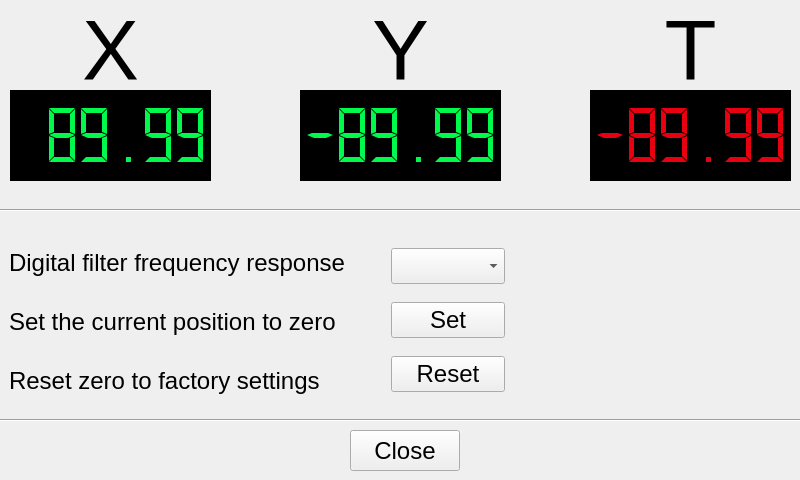
<?xml version="1.0" encoding="UTF-8"?>
<ui version="4.0">
 <class>InclinometerView</class>
 <widget class="QWidget" name="InclinometerView">
  <property name="geometry">
   <rect>
    <x>0</x>
    <y>0</y>
    <width>800</width>
    <height>480</height>
   </rect>
  </property>
  <property name="windowTitle">
   <string>Inclinometer</string>
  </property>
  <property name="autoFillBackground">
   <bool>true</bool>
  </property>
  <widget class="QLCDNumber" name="lcd_x">
   <property name="geometry">
    <rect>
     <x>10</x>
     <y>90</y>
     <width>201</width>
     <height>91</height>
    </rect>
   </property>
   <property name="font">
    <font>
     <weight>50</weight>
     <bold>false</bold>
    </font>
   </property>
   <property name="autoFillBackground">
    <bool>false</bool>
   </property>
   <property name="styleSheet">
    <string notr="true">color: #00fa4b;
background-color: #000;</string>
   </property>
   <property name="smallDecimalPoint">
    <bool>false</bool>
   </property>
   <property name="numDigits">
    <number>6</number>
   </property>
   <property name="digitCount">
    <number>6</number>
   </property>
   <property name="mode">
    <enum>QLCDNumber::Dec</enum>
   </property>
   <property name="segmentStyle">
    <enum>QLCDNumber::Flat</enum>
   </property>
   <property name="value" stdset="0">
    <double>89.989999999999995</double>
   </property>
  </widget>
  <widget class="QLabel" name="label_x">
   <property name="geometry">
    <rect>
     <x>70</x>
     <y>10</y>
     <width>81</width>
     <height>81</height>
    </rect>
   </property>
   <property name="font">
    <font>
     <pointsize>64</pointsize>
    </font>
   </property>
   <property name="text">
    <string>X</string>
   </property>
   <property name="alignment">
    <set>Qt::AlignCenter</set>
   </property>
  </widget>
  <widget class="QLabel" name="label_y">
   <property name="geometry">
    <rect>
     <x>360</x>
     <y>10</y>
     <width>81</width>
     <height>81</height>
    </rect>
   </property>
   <property name="font">
    <font>
     <pointsize>64</pointsize>
    </font>
   </property>
   <property name="text">
    <string>Y</string>
   </property>
   <property name="alignment">
    <set>Qt::AlignCenter</set>
   </property>
  </widget>
  <widget class="QLCDNumber" name="lcd_y">
   <property name="geometry">
    <rect>
     <x>300</x>
     <y>90</y>
     <width>201</width>
     <height>91</height>
    </rect>
   </property>
   <property name="font">
    <font>
     <weight>50</weight>
     <bold>false</bold>
    </font>
   </property>
   <property name="autoFillBackground">
    <bool>false</bool>
   </property>
   <property name="styleSheet">
    <string notr="true">color: #00fa4b;
background-color: #000;</string>
   </property>
   <property name="smallDecimalPoint">
    <bool>false</bool>
   </property>
   <property name="numDigits">
    <number>6</number>
   </property>
   <property name="digitCount">
    <number>6</number>
   </property>
   <property name="mode">
    <enum>QLCDNumber::Dec</enum>
   </property>
   <property name="segmentStyle">
    <enum>QLCDNumber::Flat</enum>
   </property>
   <property name="value" stdset="0">
    <double>-89.989999999999995</double>
   </property>
  </widget>
  <widget class="QPushButton" name="button_close">
   <property name="geometry">
    <rect>
     <x>350</x>
     <y>430</y>
     <width>110</width>
     <height>41</height>
    </rect>
   </property>
   <property name="font">
    <font>
     <pointsize>18</pointsize>
    </font>
   </property>
   <property name="text">
    <string>Close</string>
   </property>
  </widget>
  <widget class="QLCDNumber" name="lcd_t">
   <property name="geometry">
    <rect>
     <x>590</x>
     <y>90</y>
     <width>201</width>
     <height>91</height>
    </rect>
   </property>
   <property name="font">
    <font>
     <weight>50</weight>
     <bold>false</bold>
    </font>
   </property>
   <property name="autoFillBackground">
    <bool>false</bool>
   </property>
   <property name="styleSheet">
    <string notr="true">color: #e80010;
background-color: #000;</string>
   </property>
   <property name="smallDecimalPoint">
    <bool>false</bool>
   </property>
   <property name="numDigits">
    <number>6</number>
   </property>
   <property name="digitCount">
    <number>6</number>
   </property>
   <property name="mode">
    <enum>QLCDNumber::Dec</enum>
   </property>
   <property name="segmentStyle">
    <enum>QLCDNumber::Flat</enum>
   </property>
   <property name="value" stdset="0">
    <double>-89.989999999999995</double>
   </property>
  </widget>
  <widget class="QLabel" name="label_t">
   <property name="geometry">
    <rect>
     <x>650</x>
     <y>10</y>
     <width>81</width>
     <height>81</height>
    </rect>
   </property>
   <property name="font">
    <font>
     <pointsize>64</pointsize>
    </font>
   </property>
   <property name="text">
    <string>T</string>
   </property>
   <property name="alignment">
    <set>Qt::AlignCenter</set>
   </property>
  </widget>
  <widget class="Line" name="line_1">
   <property name="geometry">
    <rect>
     <x>0</x>
     <y>200</y>
     <width>801</width>
     <height>20</height>
    </rect>
   </property>
   <property name="orientation">
    <enum>Qt::Horizontal</enum>
   </property>
  </widget>
  <widget class="Line" name="line_2">
   <property name="geometry">
    <rect>
     <x>0</x>
     <y>410</y>
     <width>801</width>
     <height>20</height>
    </rect>
   </property>
   <property name="orientation">
    <enum>Qt::Horizontal</enum>
   </property>
  </widget>
  <widget class="QWidget" name="horizontalLayoutWidget_4">
   <property name="geometry">
    <rect>
     <x>9</x>
     <y>236</y>
     <width>781</width>
     <height>171</height>
    </rect>
   </property>
   <layout class="QHBoxLayout" name="horizontalLayout_5">
    <item>
     <layout class="QVBoxLayout" name="verticalLayout_3">
      <item>
       <widget class="QLabel" name="label_filter_freq">
        <property name="font">
         <font>
          <pointsize>18</pointsize>
         </font>
        </property>
        <property name="text">
         <string>Digital filter frequency response</string>
        </property>
       </widget>
      </item>
      <item>
       <widget class="QLabel" name="label_zero_set">
        <property name="font">
         <font>
          <pointsize>18</pointsize>
         </font>
        </property>
        <property name="text">
         <string>Set the current position to zero</string>
        </property>
        <property name="wordWrap">
         <bool>false</bool>
        </property>
       </widget>
      </item>
      <item>
       <widget class="QLabel" name="label_zero_reset">
        <property name="font">
         <font>
          <pointsize>18</pointsize>
         </font>
        </property>
        <property name="text">
         <string>Reset zero to factory settings</string>
        </property>
        <property name="alignment">
         <set>Qt::AlignLeading|Qt::AlignLeft|Qt::AlignVCenter</set>
        </property>
        <property name="wordWrap">
         <bool>false</bool>
        </property>
       </widget>
      </item>
     </layout>
    </item>
    <item>
     <spacer name="horizontalSpacer_2">
      <property name="orientation">
       <enum>Qt::Horizontal</enum>
      </property>
      <property name="sizeType">
       <enum>QSizePolicy::Minimum</enum>
      </property>
      <property name="sizeHint" stdset="0">
       <size>
        <width>40</width>
        <height>20</height>
       </size>
      </property>
     </spacer>
    </item>
    <item>
     <layout class="QVBoxLayout" name="verticalLayout_2">
      <item>
       <widget class="QComboBox" name="select_filter_freq">
        <property name="font">
         <font>
          <pointsize>18</pointsize>
         </font>
        </property>
        <property name="sizeAdjustPolicy">
         <enum>QComboBox::AdjustToContents</enum>
        </property>
       </widget>
      </item>
      <item>
       <widget class="QPushButton" name="button_zero_set">
        <property name="font">
         <font>
          <pointsize>18</pointsize>
         </font>
        </property>
        <property name="text">
         <string>Set</string>
        </property>
       </widget>
      </item>
      <item>
       <widget class="QPushButton" name="button_zero_reset">
        <property name="font">
         <font>
          <pointsize>18</pointsize>
         </font>
        </property>
        <property name="text">
         <string>Reset</string>
        </property>
        <property name="default">
         <bool>false</bool>
        </property>
        <property name="flat">
         <bool>false</bool>
        </property>
       </widget>
      </item>
     </layout>
    </item>
    <item>
     <spacer name="horizontalSpacer">
      <property name="orientation">
       <enum>Qt::Horizontal</enum>
      </property>
      <property name="sizeHint" stdset="0">
       <size>
        <width>40</width>
        <height>20</height>
       </size>
      </property>
     </spacer>
    </item>
   </layout>
  </widget>
 </widget>
 <resources/>
 <connections>
  <connection>
   <sender>button_close</sender>
   <signal>clicked()</signal>
   <receiver>InclinometerView</receiver>
   <slot>close()</slot>
   <hints>
    <hint type="sourcelabel">
     <x>404</x>
     <y>450</y>
    </hint>
    <hint type="destinationlabel">
     <x>399</x>
     <y>239</y>
    </hint>
   </hints>
  </connection>
 </connections>
</ui>
